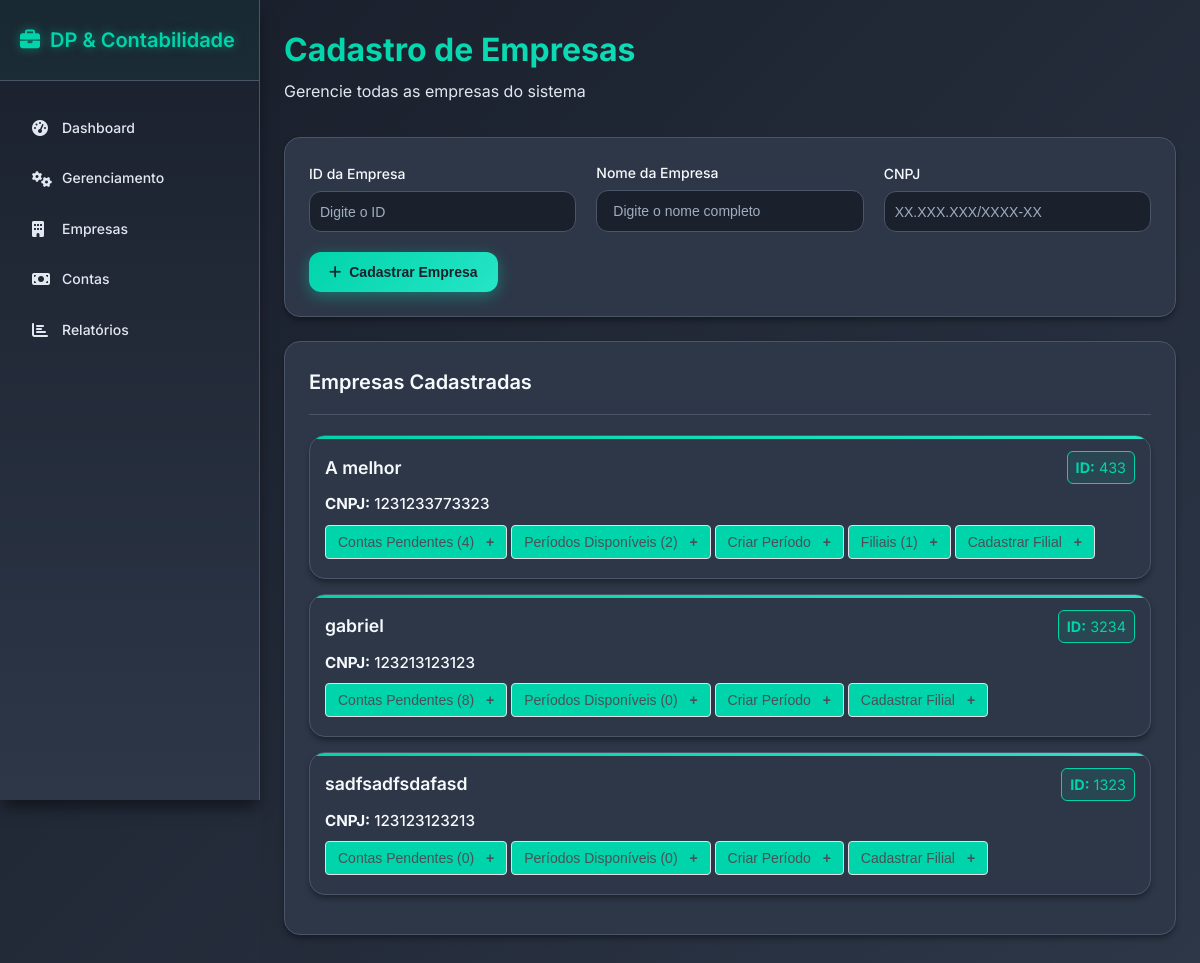
Page /empresas on the committed database.
### tables this page shows
CREATE TABLE empresas (
    id INTEGER PRIMARY KEY AUTOINCREMENT,
    empresa_id INT NOT NULL UNIQUE,
    empresa_nome VARCHAR(100) NOT NULL UNIQUE,
    empresa_cnpj VARCHAR(100) NOT NULL UNIQUE
);

### routes/empresas.py (the view)
@empresas_bp.route("/empresas", methods=["GET"])
def return_page():
        empresas = Empresa.retornar_empresas()
        return render_template("empresas.html", empresas=empresas)

### utils/db_comands.py (called while the page is built)
def execute_command(command, value=None):
    conn = sqlite3.connect(CAMINHO_DB)
    conn.row_factory = sqlite3.Row
    cursor = conn.cursor()
    if value is None:
        cursor.execute(command)
    else:
        cursor.execute(command, value)
    conn.commit()
    if command.strip().upper().startswith("SELECT"):
        rows = cursor.fetchall()
        return [dict(row) for row in rows]
    else:
        return cursor.lastrowid

### templates/empresas.html (shortened to what this page needs)
{% extends "base.html" %}
{% block content %}
  <section id="empresas" class="tab-content active">
    <div class="page-header">
      <h1>Cadastro de Empresas</h1>
      <p>Gerencie todas as empresas do sistema</p>
    </div>
    <div class="content-card">
      <form action="{{ url_for('empresas.cadastrar_empresa') }}" id="empresaForm" class="form-grid" method="post">
        <div class="form-group">
          <label for="empresaId">ID da Empresa</label>
          <input style="height: 41px;" name="empresa_id"  type="number" id="empresaId" placeholder="Digite o ID" required>
        </div>
        <div class="form-group">
          <label for="empresaNome">Nome da Empresa</label>
          <input name="empresa_nome" type="text" id="empresaNome" placeholder="Digite o nome completo" required maxlength="50">
        </div>
        <div class="form-group">
          <label for="empresaCnpj">CNPJ</label>
          <input style="height: 41px;" name="empresa_cnpj" type="number" id="empresaCnpj" placeholder="XX.XXX.XXX/XXXX-XX" maxlength="14" minlength="14">
        </div>
        <div class="form-actions">
          <button type="submit" class="btn btn-primary">
            <i class="fas fa-plus"></i> Cadastrar Empresa
          </button>
        </div>
      </form>
    </div>
    <div class="content-card">
      <div class="card-header">
        <h3>Empresas Cadastradas</h3>
      </div>
      <ul id="empresaLista">
      {% for empresa in empresas %}
        <li class="empresa-item">
          <div class="empresa-header">
            <strong class="empresa-nome">{{ empresa.empresa_nome }}</strong>
            <span class="empresa-codigo"><strong>ID:</strong> {{ empresa.empresa_id }}</span>
          </div>
          <div class="empresa-details">
            <span class="empresa-cnpj"><strong>CNPJ:</strong> {{ empresa.empresa_cnpj }}</span>
          </div>
          <button type="button" class="btn btn-outline btn-descricao-toggle" onclick="toggleForm('contas-{{ empresa.id }}')">
            Contas Pendentes ({{ empresa.contas_pendentes|length }})
            <span id="toggle-icon-contas-{{ empresa.id }}">+</span>
          </button>
          <button type="button" class="btn btn-outline btn-descricao-toggle" onclick="toggleForm('periodos-disponiveis-{{ empresa.id }}')">
            Períodos Disponíveis ({{ empresa.periodos|length }})
            <span id="toggle-icon-periodos-disponiveis-{{ empresa.id }}">+</span>
          </button>
          <button type="button" class="btn btn-outline btn-descricao-toggle" onclick="toggleForm('periodo-{{ empresa.id }}')">
            Criar Período
            <span id="toggle-icon-periodo-{{ empresa.id }}">+</span>
          </button>
          {% if empresa.filiais and empresa.filiais|length > 0 %}
            <button type="button" class="btn btn-outline btn-descricao-toggle" onclick="toggleForm('filiais-{{ empresa.id }}')">
              Filiais ({{ empresa.filiais|length }})
              <span id="toggle-icon-filiais-{{ empresa.id }}">+</span>
            </button>
          {% endif %}
          <button type="button" class="btn btn-outline btn-descricao-toggle" onclick="toggleForm('form-filial-{{ empresa.id }}')">
            Cadastrar Filial
            <span id="toggle-icon-form-filial-{{ empresa.id }}">+</span>
          </button>
        </li>
      {% endfor %}
      </ul>
    </div>
  </section>
{% endblock %}

### rows in the picture
empresas: empresa_nome "A melhor", empresa_id "433", empresa_cnpj "1231233773323", contas_pendentes|length "4", periodos|length "2", filiais|length "1"
empresas: empresa_nome "gabriel", empresa_id "3234", empresa_cnpj "123213123123", contas_pendentes|length "8", periodos|length "0"
empresas: empresa_nome "sadfsadfsdafasd", empresa_id "1323", empresa_cnpj "123123123213", contas_pendentes|length "0", periodos|length "0"
